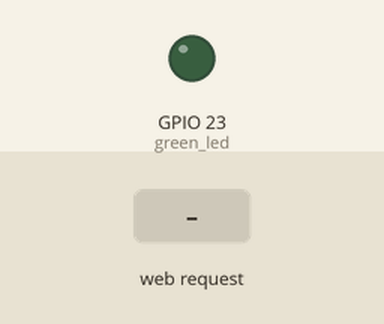
This sketch was run on a simulated ESP32. On the bench: output pins drawn as LEDs (lit = HIGH). Inputs (shaded band) come from the test bench. WiFi joins after 1.5 s; servers stay silent unless stated; what the sketch prints to the serial monitor is not drawn.

Above: at 2.7 s.
2.8 s: HTTP request GET /on received
At 4.0 s:
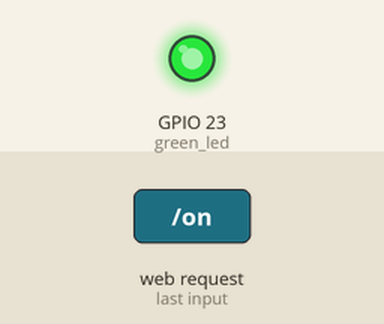
4.3 s: HTTP request GET /off received
At 5.2 s:
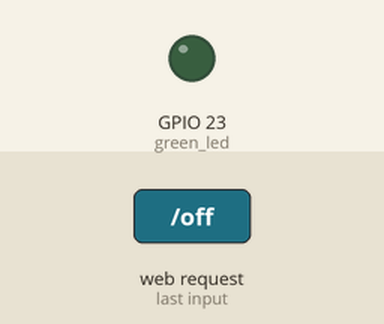
Timing chart, 0 to 7.3 s (numbered marks = the images above; inputs shaded):
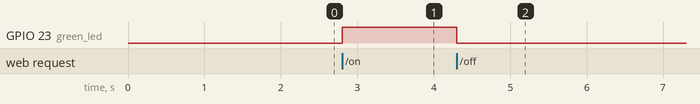

Measured:
- after the input at 2.8 s, GPIO 23 (green_led): LOW → HIGH at once
- after the input at 4.3 s, GPIO 23 (green_led): HIGH → LOW at once

The sketch:

18_WiFi_Station_and_AP_Mode_LED_OnOff_Control.ino
```cpp
/*
Prof. Nehmiya Shikur
EGR-226: Digital Sys and Computer ORG

Program: 18

Task: Turn on both Station and Access Point mode with WiFi.mode(WIFI_AP_STA).
      The ESP32 joins an existing WiFi network and also creates its own
      network at the same time. Then create a web server with two paths,
      /on and /off, that turn the LED on and off from either network.

To run it : 1. Connect one device to the same WiFi as the ESP32 and open
               http:// Station IP Address/on or /off in the browser. (From the Laptop)
            2. Connect another device to the Access Point network created by ESP32's and open
               http:// Access Point IP/on or /off in the browser.
*/

#include <WiFi.h>
#include <WebServer.h>

WebServer server(80);

char* station_ssid = "Nehmiya";
char* station_password = "Nehmiya1";

char* AP_ssid = "DemoWiFi";
char* AP_password = "DemoWiFi";

int green_led = 23;

void on_handler()
{
  digitalWrite(green_led, HIGH);
  server.send(200, "text/plain", "LED ON!");

}
void off_handler()
{
  digitalWrite(green_led, LOW);
  server.send(200, "text/plain", "LED OFF!");
}

void setup() {
  Serial.begin(115200);
  pinMode(green_led, OUTPUT);

  WiFi.mode(WIFI_AP_STA);                           // turns on both modes (Station and Access Point Mode)
  WiFi.begin(station_ssid, station_password);
  WiFi.softAP(AP_ssid, AP_password);

  while(WiFi.status() != WL_CONNECTED)
  {
    Serial.print(".");
    delay(500);
  }

  // Prints Station Mode Connection
  Serial.println("Station Mode");
  Serial.print("Connected to : ");
  Serial.println(station_ssid);
  Serial.print("IP Address : ");
  Serial.println(WiFi.localIP());

  // Prints the Access Point Mode Connection
  Serial.println("Access Point Mode : ");
  Serial.print(WiFi.softAPIP());

  server.on("/on", on_handler);
  server.on("/off", off_handler);
  server.begin();

}

void loop() {
  server.handleClient();
}
```
